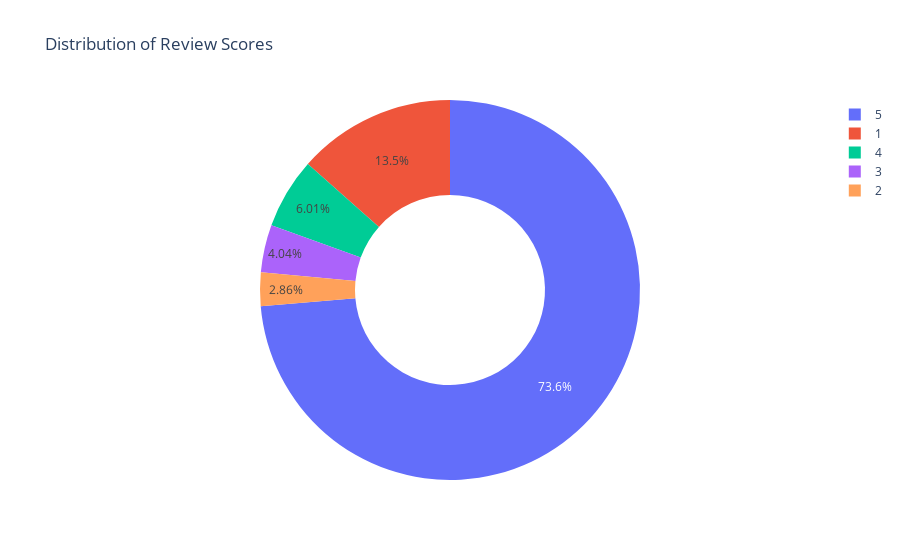

Notebook code cell kept with this figure:
### Code cell
# Count the number of occurrences of each unique score value
ratings = data["score"].value_counts()

# Extract the unique score values (e.g., 1 to 5) as labels for the chart
numbers = ratings.index

# Extract the corresponding counts (i.e., how many times each score appears)
quantity = ratings.values

# Import Plotly Express for easy and interactive data visualization
import plotly.express as px

# Create a new DataFrame with labels and values for the pie chart
pie_data = pd.DataFrame({
    'score': ratings.index,
    'count': ratings.values
})

# Plot pie chart using the new compact DataFrame
figure = px.pie(pie_data,
                values='count',
                names='score',
                hole=0.5,
                title="Distribution of Review Scores")
figure.show()

### Figure 1 — Plotly figure (JSON) as saved in the notebook; plotly's stock layout.template omitted (floating-point values rounded to 4 significant figures)
{"data": [{"domain": {"x": [0, 1], "y": [0, 1]}, "hole": 0.5, "hovertemplate": "score=%{label}<br>count=%{value}<extra></extra>", "labels": [5, 1, 4, 3, 2], "legendgroup": "", "name": "", "showlegend": true, "type": "pie", "values": [338872, 61925, 27664, 18616, 13179]}], "layout": {"legend": {"tracegroupgap": 0}, "title": {"text": "Distribution of Review Scores"}}}
